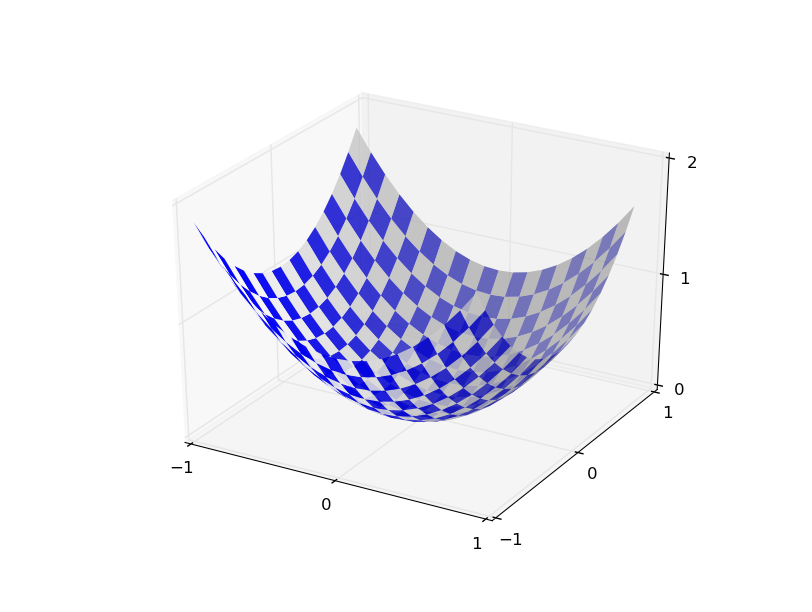

This chart was generated by the following Python code:
"""
valley
~~~~~~

Plots a function of two variables to minimize.  The function is a
fairly generic valley function."""

#### Libraries
# Third party
from matplotlib import cm
from matplotlib.ticker import LinearLocator
import matplotlib.pyplot as plt
from mpl_toolkits.mplot3d import Axes3D
import numpy

fig = plt.figure()
ax = fig.gca(projection='3d')
X = numpy.arange(-1, 1, 0.1)
Y = numpy.arange(-1, 1, 0.1)
X, Y = numpy.meshgrid(X, Y)
Z = X**2 + Y**2

colortuple = ('w', 'b')
colors = numpy.empty(X.shape, dtype=str)
for x in xrange(len(X)):
    for y in xrange(len(Y)):
        colors[x, y] = colortuple[(x + y) % 2]

surf = ax.plot_surface(X, Y, Z, rstride=1, cstride=1, facecolors=colors,
        linewidth=0, antialiased=True)

ax.set_xlim3d(-1,1)
ax.set_ylim3d(-1,1)
ax.set_zlim3d(0, 2)
ax.w_xaxis.set_major_locator(LinearLocator(3))
ax.w_yaxis.set_major_locator(LinearLocator(3))
ax.w_zaxis.set_major_locator(LinearLocator(3))

plt.show()
